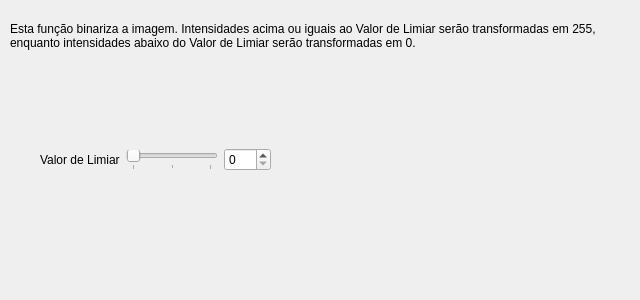
<?xml version="1.0" encoding="UTF-8"?>
<ui version="4.0">
 <class>limiarForm</class>
 <widget class="QWidget" name="limiarForm">
  <property name="geometry">
   <rect>
    <x>0</x>
    <y>0</y>
    <width>640</width>
    <height>300</height>
   </rect>
  </property>
  <property name="windowTitle">
   <string>Form</string>
  </property>
  <widget class="QWidget" name="horizontalLayoutWidget">
   <property name="geometry">
    <rect>
     <x>40</x>
     <y>120</y>
     <width>231</width>
     <height>80</height>
    </rect>
   </property>
   <layout class="QHBoxLayout" name="horizontalLayout">
    <item>
     <widget class="QLabel" name="label">
      <property name="text">
       <string>Valor de Limiar</string>
      </property>
     </widget>
    </item>
    <item>
     <widget class="QSlider" name="slid">
      <property name="cursor">
       <cursorShape>ClosedHandCursor</cursorShape>
      </property>
      <property name="maximum">
       <number>255</number>
      </property>
      <property name="orientation">
       <enum>Qt::Horizontal</enum>
      </property>
      <property name="tickPosition">
       <enum>QSlider::TicksBelow</enum>
      </property>
      <property name="tickInterval">
       <number>128</number>
      </property>
     </widget>
    </item>
    <item>
     <widget class="QSpinBox" name="inputlimiarFormVLimiar">
      <property name="maximum">
       <number>255</number>
      </property>
     </widget>
    </item>
   </layout>
  </widget>
  <widget class="QLabel" name="label_2">
   <property name="geometry">
    <rect>
     <x>10</x>
     <y>20</y>
     <width>631</width>
     <height>31</height>
    </rect>
   </property>
   <property name="text">
    <string>Esta função binariza a imagem. Intensidades acima ou iguais ao Valor de Limiar serão transformadas em 255,
enquanto intensidades abaixo do Valor de Limiar serão transformadas em 0.</string>
   </property>
  </widget>
 </widget>
 <resources/>
 <connections>
  <connection>
   <sender>slid</sender>
   <signal>valueChanged(int)</signal>
   <receiver>inputlimiarFormVLimiar</receiver>
   <slot>setValue(int)</slot>
   <hints>
    <hint type="sourcelabel">
     <x>129</x>
     <y>230</y>
    </hint>
    <hint type="destinationlabel">
     <x>176</x>
     <y>159</y>
    </hint>
   </hints>
  </connection>
  <connection>
   <sender>inputlimiarFormVLimiar</sender>
   <signal>valueChanged(int)</signal>
   <receiver>slid</receiver>
   <slot>setValue(int)</slot>
   <hints>
    <hint type="sourcelabel">
     <x>176</x>
     <y>159</y>
    </hint>
    <hint type="destinationlabel">
     <x>129</x>
     <y>230</y>
    </hint>
   </hints>
  </connection>
 </connections>
</ui>
